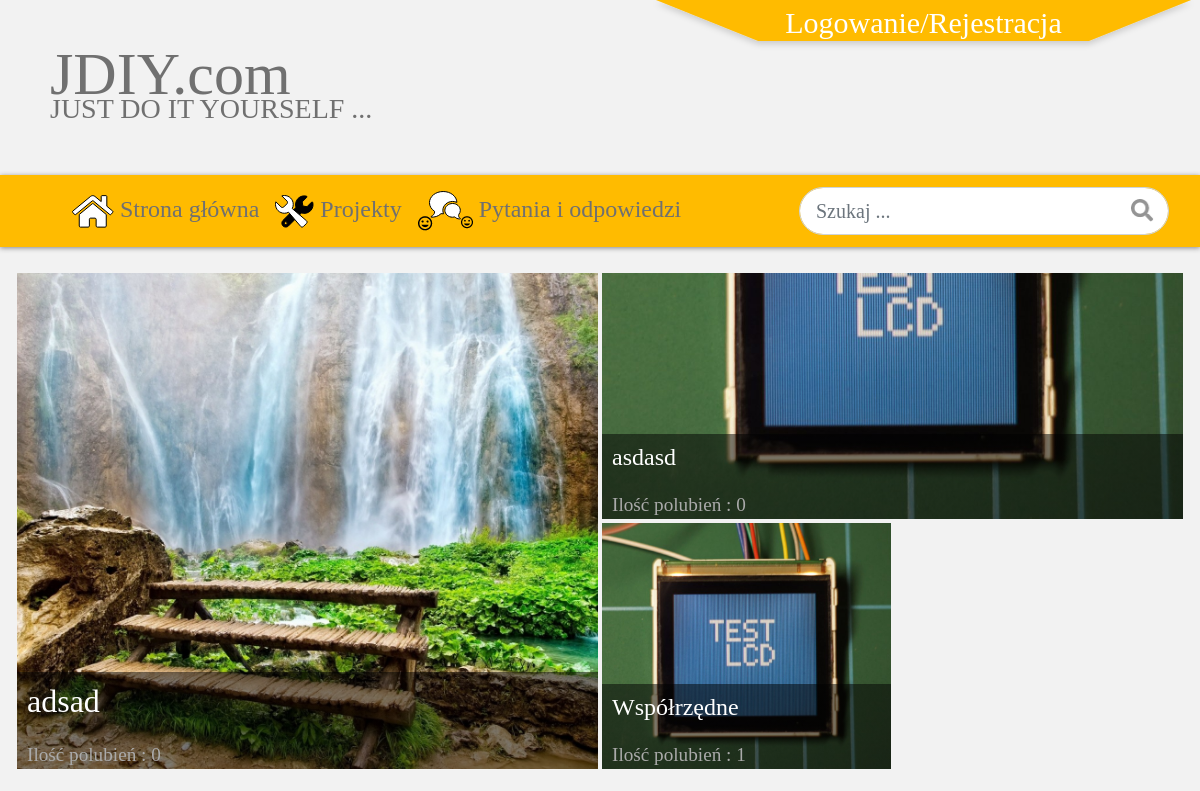
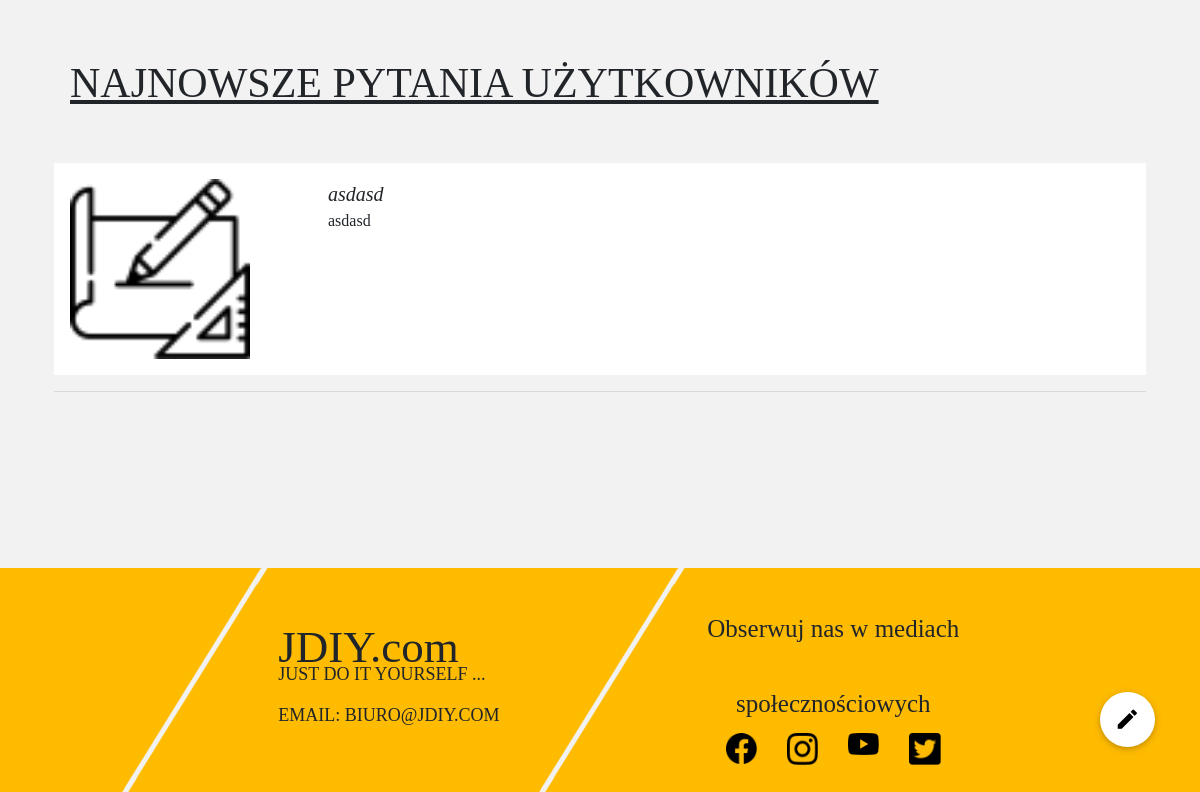
The app's page /, older data (2 pictures, top to bottom).
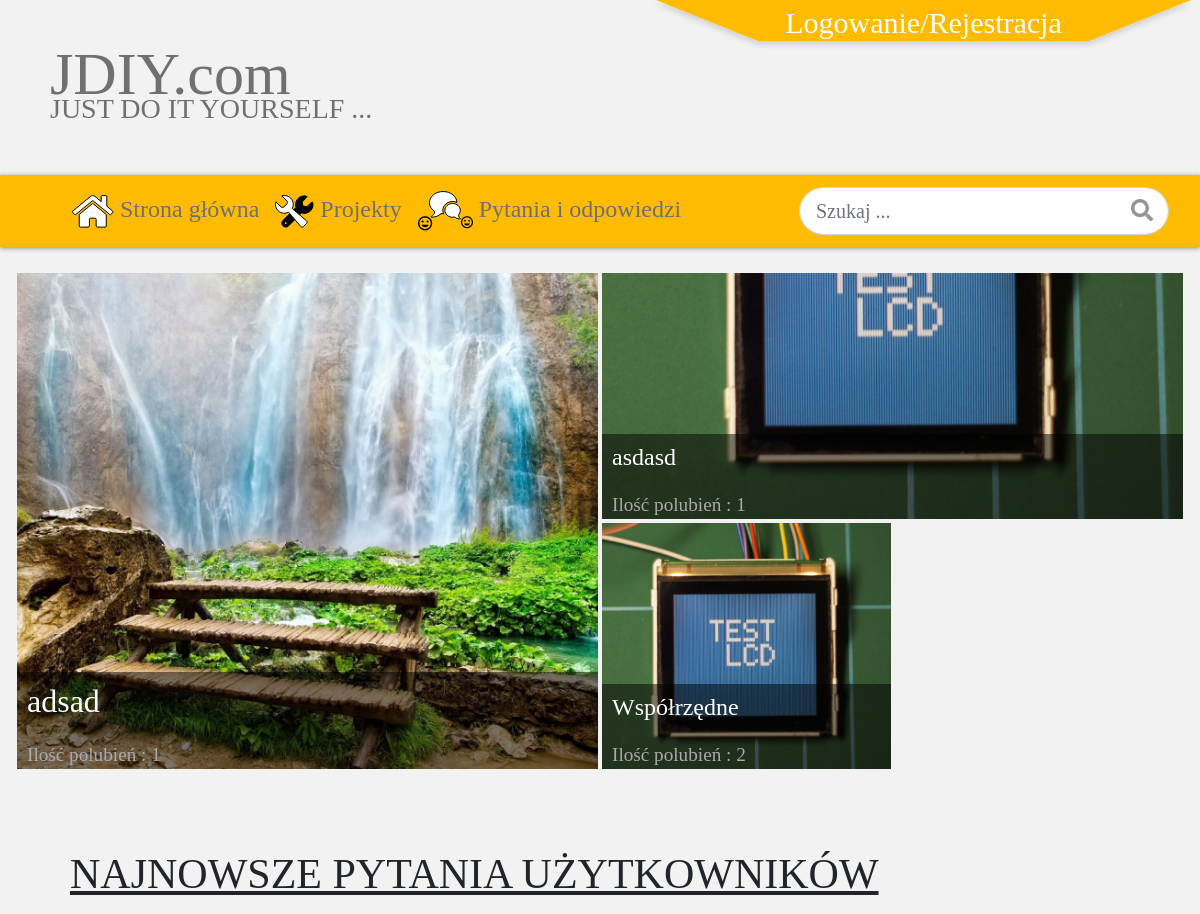
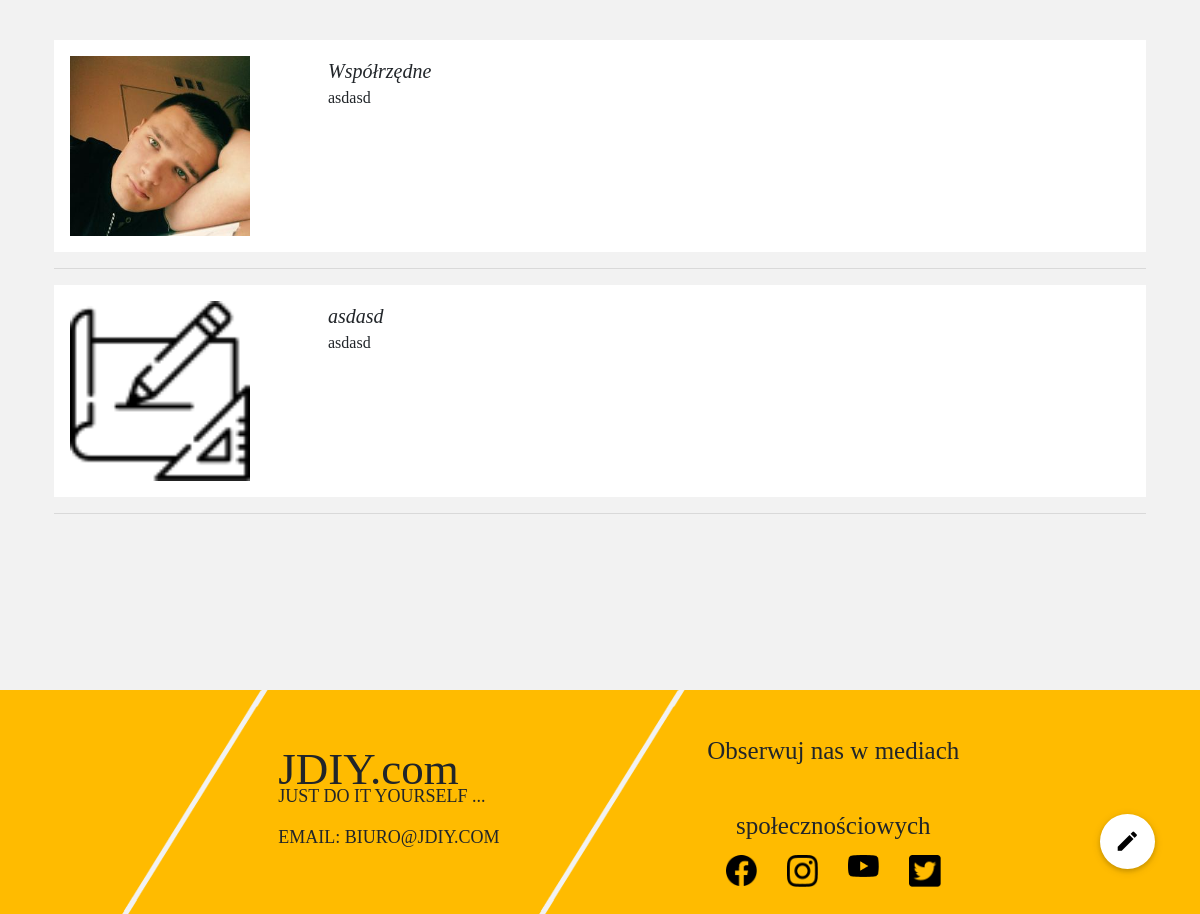
The same page, newer data (2 pictures, top to bottom).
### app/models.py (models this page shows, shortened)
class Post(models.Model):
    title = models.CharField(max_length=100)
    content = models.TextField()
    date_posted = models.DateTimeField(default=timezone.now)
    author = models.ForeignKey(User, on_delete=models.CASCADE)
    slug = models.SlugField(max_length=40, unique=True)

### users/models.py (models this page shows, shortened)
class Profile(models.Model):
    user = models.OneToOneField(User, on_delete = models.CASCADE, default=None)
    image = models.ImageField(default='profile_pics/default.png', upload_to='profile_pics')

### app/views.py (the view, shortened to what this page needs)
# urls.py: path('', views.home , name='home'),
def home(request):
    projects = Project.objects.all().count()
    posts = Post.objects.all().count()
    posts_to_front = []
    projects_to_front = []
    likes_to_front = []
    if projects == 0:
        message = 'Cant find anything'
    elif projects == 1:
        project0 = Project.objects.order_by('-date_posted')[0]
        likes0 = project0.likes.count()
        likes_to_front.append(likes0)
        projects_to_front.append(project0)
    elif projects == 3:
        project0 = Project.objects.order_by('-date_posted')[0]
        project1 = Project.objects.order_by('-date_posted')[1]
        project2 = Project.objects.order_by('-date_posted')[2]
        likes0 = project0.likes.count()
        likes1 = project1.likes.count()
        likes2 = project2.likes.count()
        likes_to_front.append(likes0)
        likes_to_front.append(likes1)
        likes_to_front.append(likes2)
        projects_to_front.append(project0)
        projects_to_front.append(project1)
        projects_to_front.append(project2)
    if posts == 0:
        message = 'Cant find anything'
    elif posts == 1:
        post0 = Post.objects.order_by('-date_posted')[0]
        posts_to_front.append(post0)
    elif posts == 2:
        post0 = Post.objects.order_by('-date_posted')[0]
        post1 = Post.objects.order_by('-date_posted')[1]
        posts_to_front.append(post0)
        posts_to_front.append(post1)
    stuff_for_frontend = {
        'posts_to_front': posts_to_front,
        'projects_to_front': projects_to_front,
        'likes_to_front' : likes_to_front,
    }
    return render(request, 'app/home.html', stuff_for_frontend)

### app/templates/app/home.html (shortened to what the changed rows need)
{% extends 'app/base.html'%}
{% load static %}
{% block contentf %}
<div class="container-fluid my-4">
    <div class="col-12">
        <div class="row">
            {% if projects_to_front|length == 0  %}
            {% elif projects_to_front|length == 3  %}
                <div onclick="location.href='{% url 'project-detail' projects_to_front.0.id %}'" class="col-lg-6 col-md-12 oferta_zdjecie cursor-pointer" style="background-image: url('{{projects_to_front.0.miniature.url}}');">
                        <div class="title_bar">
                            <p class="twolane">{{projects_to_front.0.title}}</p>
                            <a class="napis_srednia">Ilość polubień : {{ likes_to_front.0 }}</a>
                        </div>
                    </div>
                    <div class="col-lg-6 col-md-12 mb-4 ">
                        <div class="row ">
                            <div onclick="location.href='{% url 'project-detail' projects_to_front.1.id %}'" class="col-lg-12 col-md-12 oferta_zdjecie1 cursor-pointer" style="background-image: url('{{projects_to_front.1.miniature.url}}');">
                                <div class="title_bar_onelane">
                                    <p class="onelane">{{projects_to_front.1.title}}</p>
                                    <a class="napis_srednia">Ilość polubień : {{ likes_to_front.1 }}</a>
                                </div>
                            </div>
                        </div>
                        <div class="row ">
                            <div onclick="location.href='{% url 'project-detail' projects_to_front.2.id %}'" class="col-lg-6 col-md-12 oferta_zdjecie1 cursor-pointer" style="background-image: url('{{projects_to_front.2.miniature.url}}');">
                                <div class="title_bar_twosmalllane ">
                                    <p class="twosmalllane">{{projects_to_front.2.title}}</p>
                                    <a class="napis_srednia">Ilość polubień : {{ likes_to_front.2 }}</a>
                                </div>
                            </div>
                        </div>
                    </div>
            {% endif %}
        </div>
    </div>
</div>
  <div class="container my-4 px-4">
    <div class="col-12 ">
      {% if posts_to_front|length == 0  %}
          {% elif posts_to_front|length == 1 %}
              <div onclick="location.href='{% url 'post-detail' posts_to_front.0.slug %}'" class="row cursor-pointer">
              <div class="col-6 col-sm-5 col-md-4 col-lg-3 py-3 d-none d-sm-block wierszzapytania">
                <div class="row text-letf pl-3">
                  <img class="zdjglowna" src="{{  posts_to_front.0.author.profile.image.url }}" alt="" >
                </div>
              </div>
              <div class="col wierszzapytania pt-3 pl-4 pl-sm-0 pb-3">
                <div class="row pl-3 tytpostaglowna"><i>{{posts_to_front.0.title}}</i></div>
                <div class="row trescpytania pr-sm-5 pr-3 pl-3">{{posts_to_front.0.content}}</div>
              </div>
            </div>
                      <div class="row">
              <hr style="width:100%;text-align:left;margin-left:0">
            </div>
          {% elif posts_to_front|length == 2 %}
              <div onclick="location.href='{% url 'post-detail' posts_to_front.0.slug %}'" class="row cursor-pointer">
              <div class="col-6 col-sm-5 col-md-4 col-lg-3 py-3 d-none d-sm-block wierszzapytania">
                <div class="row text-letf pl-3">
                  <img class="zdjglowna" src="{{  posts_to_front.0.author.profile.image.url }}" alt="" >
                </div>
              </div>
              <div class="col wierszzapytania pt-3 pl-4 pl-sm-0 pb-3">
                <div class="row pl-3 tytpostaglowna"><i>{{posts_to_front.0.title}}</i></div>
                <div class="row trescpytania pr-sm-5 pr-3 pl-3">{{posts_to_front.0.content}}</div>
              </div>
            </div>
                      <div class="row">
              <hr style="width:100%;text-align:left;margin-left:0">
            </div>
                        <div onclick="location.href='{% url 'post-detail' posts_to_front.1.slug %}'" class="row cursor-pointer">
              <div class="col-6 col-sm-5 col-md-4 col-lg-3 py-3 d-none d-sm-block wierszzapytania">
                <div class="row text-letf pl-3">
                  <img class="zdjglowna" src="{{  posts_to_front.1.author.profile.image.url }}" alt="" >
                </div>
              </div>
              <div class="col wierszzapytania pt-3 pl-4 pl-sm-0 pb-3">
                <div class="row pl-3 tytpostaglowna"><i>{{posts_to_front.1.title}}</i></div>
                <div class="row trescpytania pr-sm-5 pr-3 pl-3">{{posts_to_front.1.content}}</div>
              </div>
            </div>
                      <div class="row">
              <hr style="width:100%;text-align:left;margin-left:0">
            </div>
       {% endif %}
    </div>
  </div>
{% endblock %}

Row changes from the older to the newer data that the page shows:
added Post: author.image (picture), title "Współrzędne", content "asdasd"
Text that changed along with them:
{{ likes_to_front.0 }}: "0" → "1"
{{ likes_to_front.1 }}: "0" → "1"
{{ likes_to_front.2 }}: "1" → "2"
